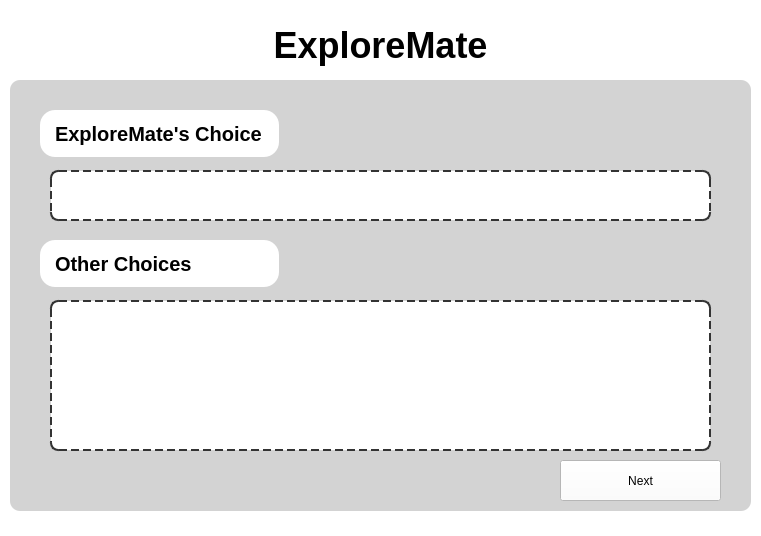
<?xml version="1.0" encoding="UTF-8"?>
<ui version="4.0">
 <class>resultwindow</class>
 <widget class="QWidget" name="resultwindow">
  <property name="geometry">
   <rect>
    <x>0</x>
    <y>0</y>
    <width>761</width>
    <height>536</height>
   </rect>
  </property>
  <property name="windowTitle">
   <string>Form</string>
  </property>
  <property name="styleSheet">
   <string notr="true">background-color: white;


</string>
  </property>
  <widget class="QLabel" name="AppName">
   <property name="geometry">
    <rect>
     <x>260</x>
     <y>0</y>
     <width>241</width>
     <height>91</height>
    </rect>
   </property>
   <property name="styleSheet">
    <string notr="true">QLabel {
    font-size: 36px;
    font-weight: bold;
    color: black;
    margin: 20px 0;
}
</string>
   </property>
   <property name="text">
    <string>ExploreMate</string>
   </property>
   <property name="alignment">
    <set>Qt::AlignmentFlag::AlignCenter</set>
   </property>
  </widget>
  <widget class="QLabel" name="Background">
   <property name="geometry">
    <rect>
     <x>10</x>
     <y>80</y>
     <width>741</width>
     <height>431</height>
    </rect>
   </property>
   <property name="styleSheet">
    <string notr="true">QLabel {
    background-color: lightgray; /* Light gray background */
    border: 2px ; /* Border color */
    border-radius: 10px; /* Curved corners */
    padding: 5px; /* Padding around the text */
}
</string>
   </property>
   <property name="text">
    <string/>
   </property>
  </widget>
  <widget class="QLabel" name="Heading1">
   <property name="geometry">
    <rect>
     <x>40</x>
     <y>110</y>
     <width>239</width>
     <height>47</height>
    </rect>
   </property>
   <property name="styleSheet">
    <string notr="true">QLabel {
    font-size: 20px; /* Larger font size for the heading */
    font-weight: bold; /* Make the heading bold */
    color: black; /* Set text color to black */
    padding: 10px; /* Add some padding around the text */
   border-radius: 15px;
}
</string>
   </property>
   <property name="text">
    <string>ExploreMate's Choice</string>
   </property>
  </widget>
  <widget class="QFrame" name="ExpChoice">
   <property name="geometry">
    <rect>
     <x>40</x>
     <y>160</y>
     <width>681</width>
     <height>71</height>
    </rect>
   </property>
   <property name="styleSheet">
    <string notr="true">QFrame{
    border: 2px dashed #333; /* Dashed border */
    border-radius: 8px; /* Rounded corners */
    height: 200px; /* Set height for the block */
    margin: 10px; /* Space around the block */
    padding: 10px; /* Padding inside the block */
}
</string>
   </property>
   <property name="frameShape">
    <enum>QFrame::Shape::StyledPanel</enum>
   </property>
   <property name="frameShadow">
    <enum>QFrame::Shadow::Raised</enum>
   </property>
  </widget>
  <widget class="QLabel" name="Heading2">
   <property name="geometry">
    <rect>
     <x>40</x>
     <y>240</y>
     <width>239</width>
     <height>47</height>
    </rect>
   </property>
   <property name="styleSheet">
    <string notr="true">QLabel {
    font-size: 20px; /* Larger font size for the heading */
    font-weight: bold; /* Make the heading bold */
    color: black; /* Set text color to black */
    padding: 10px; /* Add some padding around the text */
   border-radius: 15px;
}
</string>
   </property>
   <property name="text">
    <string>Other Choices</string>
   </property>
  </widget>
  <widget class="QFrame" name="ExpChoice_2">
   <property name="geometry">
    <rect>
     <x>40</x>
     <y>290</y>
     <width>681</width>
     <height>171</height>
    </rect>
   </property>
   <property name="styleSheet">
    <string notr="true">QFrame{
    border: 2px dashed #333; /* Dashed border */
    border-radius: 8px; /* Rounded corners */
    height: 200px; /* Set height for the block */
    margin: 10px; /* Space around the block */
    padding: 10px; /* Padding inside the block */
}
</string>
   </property>
   <property name="frameShape">
    <enum>QFrame::Shape::StyledPanel</enum>
   </property>
   <property name="frameShadow">
    <enum>QFrame::Shadow::Raised</enum>
   </property>
  </widget>
  <widget class="QPushButton" name="pushButton">
   <property name="geometry">
    <rect>
     <x>560</x>
     <y>460</y>
     <width>161</width>
     <height>41</height>
    </rect>
   </property>
   <property name="styleSheet">
    <string notr="true">QPushButton {
    background-color: black;
    color: white;
    border-radius: 15px;
    padding: 10px;
    font-weight: bold;
}
exploreButton-&gt;setStyleSheet(
    &quot;background-color: black;&quot;
    &quot;color: white;&quot;
    &quot;font-size: 16px;&quot;
    &quot;padding: 10px 20px;&quot;
    &quot;border-radius: 5px;&quot;
    &quot;border: none;&quot;
    &quot;hover { background-color: #444; }&quot;
);

</string>
   </property>
   <property name="text">
    <string>Next</string>
   </property>
  </widget>
 </widget>
 <resources/>
 <connections/>
</ui>
